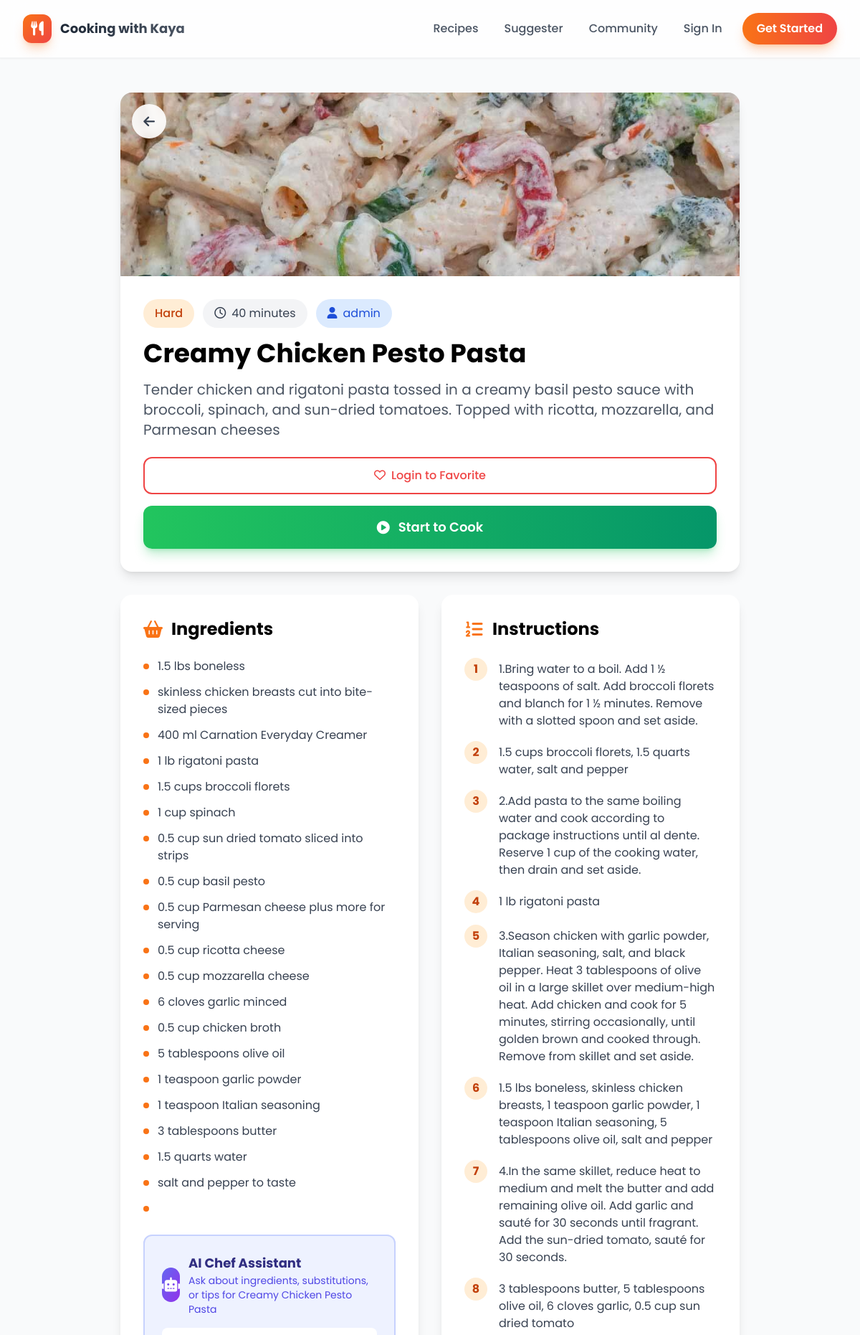
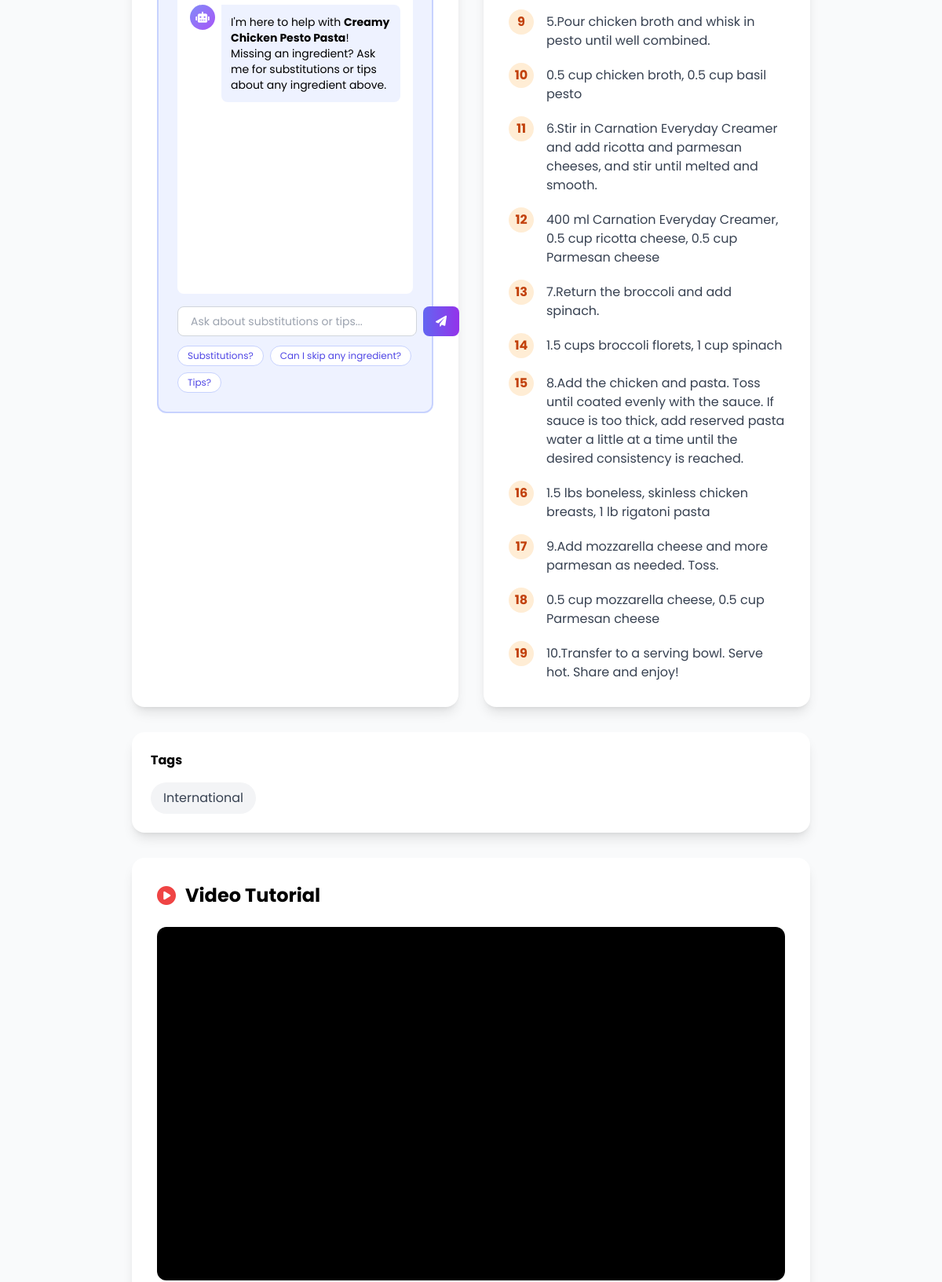
The app's page /recipe/18 (upper part) with its own data (2 pictures, top to bottom).
### app.py (models this page shows)
class Recipe(db.Model):
    id = db.Column(db.Integer, primary_key=True)
    title = db.Column(db.String(200), nullable=False)
    description = db.Column(db.Text)
    ingredients = db.Column(db.Text, nullable=False)
    instructions = db.Column(db.Text, nullable=False)
    cooking_time = db.Column(db.Integer)
    difficulty = db.Column(db.String(20))
    image_url = db.Column(db.String(500))
    video_url = db.Column(db.String(500))
    tags = db.Column(db.String(200))
    created_at = db.Column(db.DateTime, default=datetime.utcnow)
    user_id = db.Column(db.Integer, db.ForeignKey('user.id'))
    user = db.relationship('User', foreign_keys=[user_id], backref='user_recipes')

class User(UserMixin, db.Model):
    id = db.Column(db.Integer, primary_key=True)
    username = db.Column(db.String(80), unique=True, nullable=False)
    email = db.Column(db.String(120), unique=True, nullable=False)
    password_hash = db.Column(db.String(256))
    skill_level = db.Column(db.String(20), default='beginner')
    dietary_preferences = db.Column(db.String(200))
    is_admin = db.Column(db.Boolean, default=False)
    created_at = db.Column(db.DateTime, default=datetime.utcnow)
    recipes = db.relationship('Recipe', backref='author', lazy=True)
    posts = db.relationship('Post', backref='author', lazy=True)
    favorites = db.relationship('Favorite', backref='user', lazy=True)
    progress = db.relationship('Progress', backref='user', lazy=True)
    meal_plans = db.relationship('MealPlan', backref='user', lazy=True)

### app.py (the view)
@app.route('/recipe/<int:recipe_id>')
def recipe_detail(recipe_id):
    recipe = Recipe.query.get_or_404(recipe_id)
    is_favorite = False
    if current_user.is_authenticated:
        is_favorite = Favorite.query.filter_by(user_id=current_user.id, recipe_id=recipe_id).first() is not None
    video_embed_url = None
    if recipe.video_url:
        video_url = recipe.video_url
        if 'youtube.com' in video_url or 'youtu.be' in video_url:
            if 'v=' in video_url:
                video_id = video_url.split('v=')[1].split('&')[0]
            elif 'youtu.be/' in video_url:
                video_id = video_url.split('youtu.be/')[1].split('?')[0]
            elif 'embed/' in video_url:
                video_id = video_url.split('embed/')[1].split('?')[0]
            else:
                video_id = None
            if video_id:
                video_embed_url = f'https://www.youtube.com/embed/{video_id}'
        else:
            video_embed_url = video_url
    return render_template('recipe_detail.html', recipe=recipe, is_favorite=is_favorite, video_embed_url=video_embed_url)

### templates/recipe_detail.html (shortened to what this page needs)
{% extends "base.html" %}
{% block content %}
<div class="py-12">
    <div class="max-w-4xl mx-auto px-4">
        <div class="bg-white rounded-2xl shadow-lg overflow-hidden mb-8">
            {% if recipe.image_url %}
            <div class="h-64 overflow-hidden relative">
                <img src="{{ recipe.image_url }}" alt="{{ recipe.title }}" class="w-full h-full object-cover">
                <a href="{{ url_for('recipes') }}" class="absolute top-4 left-4 inline-flex items-center justify-center w-12 h-12 bg-white/90 backdrop-blur-sm rounded-full shadow-lg hover:bg-white transition-all duration-200 text-gray-700 hover:text-gray-900 z-10">
                    <i class="fas fa-arrow-left text-lg"></i>
                </a>
            </div>
            {% endif %}
            <div class="p-8">
                <div class="flex flex-wrap items-center gap-3 mb-4">
                    <span class="px-4 py-2 bg-orange-100 text-orange-700 rounded-full font-medium">{{ recipe.difficulty|title }}</span>
                    <span class="px-4 py-2 bg-gray-100 text-gray-700 rounded-full">
                        <i class="far fa-clock mr-2"></i>{{ recipe.cooking_time }} minutes
                    </span>
                    {% if recipe.author %}
                    <span class="px-4 py-2 bg-blue-100 text-blue-700 rounded-full">
                        <i class="fas fa-user mr-2"></i>{{ recipe.author.username }}
                    </span>
                    {% endif %}
                </div>
                <h1 class="text-4xl font-bold mb-4">{{ recipe.title }}</h1>
                <p class="text-xl text-gray-600 mb-6">{{ recipe.description }}</p>
                <div class="flex gap-4">
                    {% if current_user.is_authenticated %}
                        {% if is_favorite %}
                        <form action="{{ url_for('remove_favorite', recipe_id=recipe.id) }}" method="POST" class="flex-1">
                            <button type="submit" class="w-full bg-red-100 text-red-700 py-3 rounded-xl font-medium transition hover:bg-red-200">
                                <i class="fas fa-heart mr-2"></i>In Favorites
                            </button>
                        </form>
                        {% else %}
                        <form action="{{ url_for('add_favorite', recipe_id=recipe.id) }}" method="POST" class="flex-1">
                            <button type="submit" class="w-full border-2 border-red-500 text-red-500 py-3 rounded-xl font-medium hover:bg-red-50 transition">
                                <i class="far fa-heart mr-2"></i>Add to Favorites
                            </button>
                        </form>
                        {% endif %}
                    {% else %}
                    <a href="{{ url_for('login') }}" class="flex-1 text-center border-2 border-red-500 text-red-500 py-3 rounded-xl font-medium">
                        <i class="far fa-heart mr-2"></i>Login to Favorite
                    </a>
                    {% endif %}
                </div>
                <div class="mt-4">
                    <button onclick="openCookingModal()" class="w-full bg-gradient-to-r from-green-500 to-emerald-600 hover:from-green-600 hover:to-emerald-700 text-white py-4 rounded-xl font-semibold text-lg transition-all duration-300 shadow-lg shadow-green-500/30 flex items-center justify-center gap-3">
                        <i class="fas fa-play-circle"></i>Start to Cook
                    </button>
                </div>
            </div>
        </div>
        <div class="grid md:grid-cols-2 gap-8">
            <div class="bg-white rounded-2xl shadow-lg p-8">
                <h2 class="text-2xl font-bold mb-6 flex items-center">
                    <i class="fas fa-shopping-basket text-orange-500 mr-3"></i>Ingredients
                </h2>
                <ul class="space-y-3">
                    {% for ingredient in recipe.ingredients.split(',') %}
                    <li class="flex items-start">
                        <span class="w-2 h-2 bg-orange-500 rounded-full mt-2 mr-3 flex-shrink-0"></span>
                        <span class="text-gray-700">{{ ingredient.strip() }}</span>
                    </li>
                    {% endfor %}
                </ul>
                <div class="mt-8 bg-indigo-50 rounded-xl p-6 border-2 border-indigo-200">
                    <div class="flex items-center mb-4">
                        <div class="w-12 h-12 bg-gradient-to-br from-indigo-500 to-purple-600 rounded-full flex items-center justify-center mr-3">
                            <i class="fas fa-robot text-white text-xl"></i>
                        </div>
                        <div>
                            <h3 class="font-bold text-lg text-indigo-900">AI Chef Assistant</h3>
                            <p class="text-sm text-indigo-600">Ask about ingredients, substitutions, or tips for {{ recipe.title }}</p>
                        </div>
                    </div>
                    <div id="recipe-chat-messages" class="h-96 overflow-y-auto bg-white rounded-lg p-4 mb-4 space-y-3">
                        <div class="flex items-start">
                            <div class="w-8 h-8 bg-gradient-to-br from-indigo-400 to-purple-500 rounded-full flex items-center justify-center flex-shrink-0 mr-2">
                                <i class="fas fa-robot text-white text-sm"></i>
                            </div>
                            <div class="bg-indigo-50 rounded-lg rounded-tl-none p-3 text-sm flex-1">
                                <p>I'm here to help with <strong>{{ recipe.title }}</strong>! Missing an ingredient? Ask me for substitutions or tips about any ingredient above.</p>
                            </div>
                        </div>
                    </div>
                    <div class="flex gap-2">
                        <input type="text" id="recipe-message-input"
                            placeholder="Ask about substitutions or tips..."
                            class="flex-1 px-4 py-2 border border-gray-300 rounded-lg text-sm focus:ring-2 focus:ring-indigo-500 focus:border-transparent outline-none"
                            onkeypress="if(event.key==='Enter') sendRecipeMessage()">
                        <button onclick="sendRecipeMessage()"
                            class="bg-gradient-to-r from-indigo-500 to-purple-600 text-white px-4 py-2 rounded-lg text-sm font-medium hover:opacity-90 transition">
                            <i class="fas fa-paper-plane"></i>
                        </button>
                    </div>
                    <div class="flex flex-wrap gap-2 mt-3">
                        <button onclick="sendRecipeQuickMessage('What can I substitute?')"
                            class="text-xs px-3 py-1 bg-white border border-indigo-200 text-indigo-600 rounded-full hover:bg-indigo-50 transition">
                            Substitutions?
                        </button>
                        <button onclick="sendRecipeQuickMessage('What can I skip?')"
                            class="text-xs px-3 py-1 bg-white border border-indigo-200 text-indigo-600 rounded-full hover:bg-indigo-50 transition">
                            Can I skip any ingredient?
                        </button>
                        <button onclick="sendRecipeQuickMessage('Any tips for this recipe?')"
                            class="text-xs px-3 py-1 bg-white border border-indigo-200 text-indigo-600 rounded-full hover:bg-indigo-50 transition">
                            Tips?
                        </button>
                    </div>
                </div>
            </div>
            <div class="bg-white rounded-2xl shadow-lg p-8">
                <h2 class="text-2xl font-bold mb-6 flex items-center">
                    <i class="fas fa-list-ol text-orange-500 mr-3"></i>Instructions
                </h2>
                <div class="space-y-4">
                    {% for step in recipe.instructions.split('\n') %}
                    {% if step.strip() %}
                    <div class="flex">
                        <span class="w-8 h-8 bg-orange-100 text-orange-700 rounded-full flex items-center justify-center font-bold mr-4 flex-shrink-0">
                            {{ loop.index }}
                        </span>
                        <p class="text-gray-700 pt-1">{{ step.strip() }}</p>
                    </div>
                    {% endif %}
                    {% endfor %}
                </div>
            </div>
        </div>
        {% if recipe.tags %}
        <div class="mt-8 bg-white rounded-2xl shadow-lg p-6">
            <h3 class="font-bold mb-4">Tags</h3>
            <div class="flex flex-wrap gap-2">
                {% for tag in recipe.tags.split(',') %}
                <span class="px-4 py-2 bg-gray-100 text-gray-700 rounded-full">{{ tag.strip() }}</span>
                {% endfor %}
            </div>
        </div>
        {% endif %}
        {% if video_embed_url %}
        <div class="mt-8 bg-white rounded-2xl shadow-lg p-8">
            <h2 class="text-2xl font-bold mb-6 flex items-center">
                <i class="fas fa-play-circle text-red-500 mr-3"></i>Video Tutorial
            </h2>
            <div class="aspect-video rounded-xl overflow-hidden bg-black">
                <iframe src="{{ video_embed_url }}" class="w-full h-full" frameborder="0" allow="accelerometer; autoplay; clipboard-write; encrypted-media; gyroscope; picture-in-picture" allowfullscreen></iframe>
            </div>
        </div>
        {% endif %}
    </div>
</div>
{% endblock %}

### templates/base.html (style rules this page uses)
body { font-family: 'Poppins', sans-serif; }

### records on screen
Recipe: image_url (picture), difficulty "Hard", cooking_time "40", title "Creamy Chicken Pesto Pasta", description "Tender chicken and rigatoni pasta tossed in a creamy basil pesto sauce with broccoli, spinach, and sun-dried tomatoes. Topped with ricotta, mozzarella, and Parmesan cheeses", strip "International"
User: author.username "admin"

### other values on screen
{{ ingredient.strip() }} "1.5 lbs boneless" "skinless chicken breasts cut into bite-sized pieces" "400 ml Carnation Everyday Creamer" "1 lb rigatoni pasta" "1.5 cups broccoli florets" "1 cup spinach" "0.5 cup sun dried tomato sliced into strips" "0.5 cup basil pesto" "0.5 cup Parmesan cheese plus more for serving" "0.5 cup ricotta cheese" "0.5 cup mozzarella cheese" "6 cloves garlic minced" "0.5 cup chicken broth" "5 tablespoons olive oil" "1 teaspoon garlic powder" "1 teaspoon Italian seasoning" "3 tablespoons butter" "1.5 quarts water" "salt and pepper to taste"
{{ step.strip() }} "1.Bring water to a boil. Add 1 ½ teaspoons of salt. Add broccoli florets and blanch for 1 ½ minutes. Remove with a slotted spoon and set aside." "1.5 cups broccoli florets, 1.5 quarts water, salt and pepper" "2.Add pasta to the same boiling water and cook according to package instructions until al dente. Reserve 1 cup of the cooking water, then drain and set aside." "1 lb rigatoni pasta" "1.5 lbs boneless, skinless chicken breasts, 1 teaspoon garlic powder, 1 teaspoon Italian seasoning, 5 tablespoons olive oil, salt and pepper" "4.In the same skillet, reduce heat to medium and melt the butter and add remaining olive oil. Add garlic and sauté for 30 seconds until fragrant. Add the sun-dried tomato, sauté for 30 seconds." "3 tablespoons butter, 5 tablespoons olive oil, 6 cloves garlic, 0.5 cup sun dried tomato" "5.Pour chicken broth and whisk in pesto until well combined." "0.5 cup chicken broth, 0.5 cup basil pesto" "6.Stir in Carnation Everyday Creamer and add ricotta and parmesan cheeses, and stir until melted and smooth." "400 ml Carnation Everyday Creamer, 0.5 cup ricotta cheese, 0.5 cup Parmesan cheese" "7.Return the broccoli and add spinach." "1.5 cups broccoli florets, 1 cup spinach" "8.Add the chicken and pasta. Toss until coated evenly with the sauce. If sauce is too thick, add reserved pasta water a little at a time until the desired consistency is reached." "1.5 lbs boneless, skinless chicken breasts, 1 lb rigatoni pasta" "9.Add mozzarella cheese and more parmesan as needed. Toss." "0.5 cup mozzarella cheese, 0.5 cup Parmesan cheese" "10.Transfer to a serving bowl. Serve hot. Share and enjoy!"
